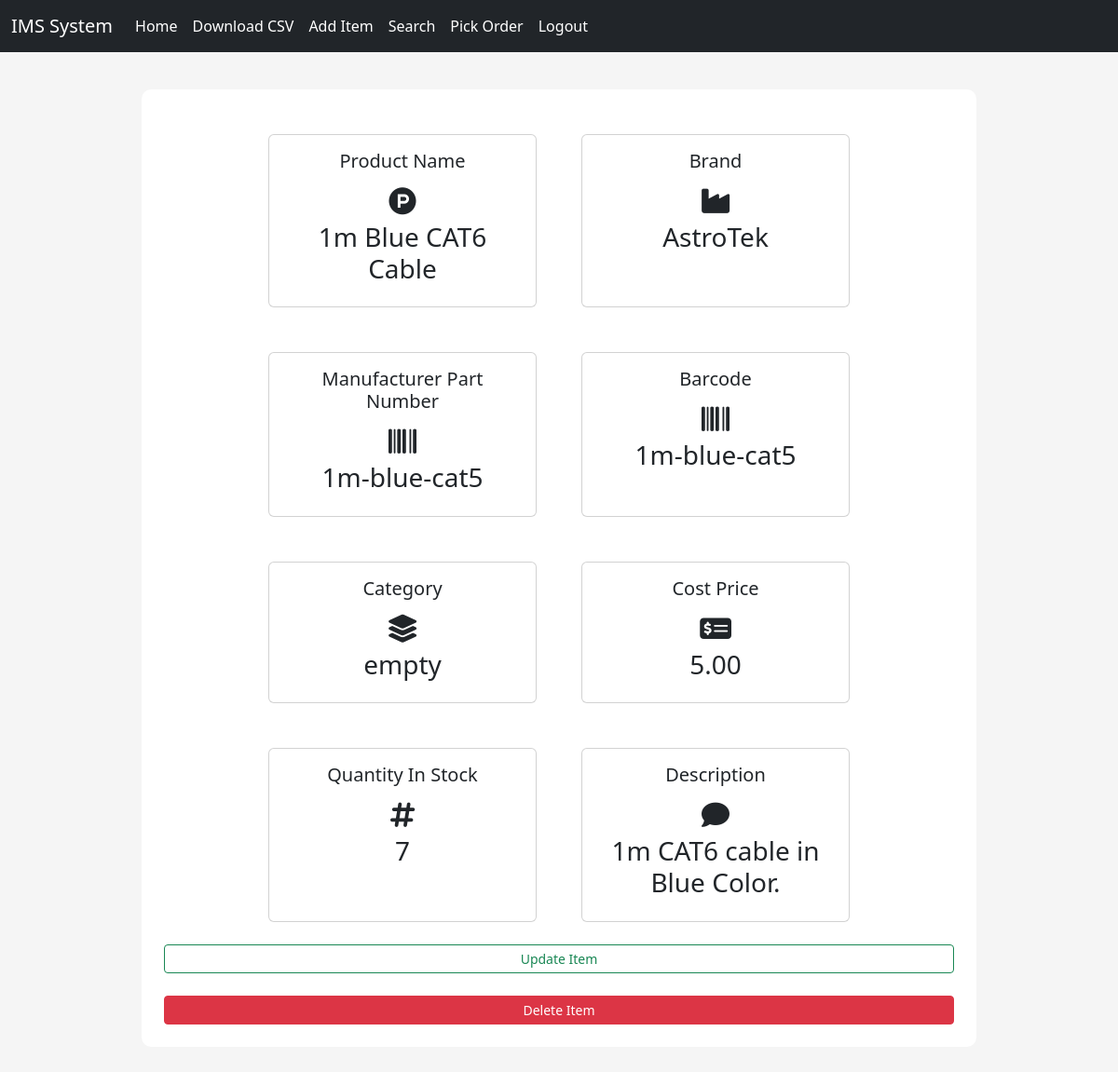
Screenshot of /inventory/product/2 (signed in) with the database file from the repository.
### inventory/models.py (models this page shows, shortened)
class Inventory(models.Model):
    brand = models.CharField(max_length=300, null=False, blank=False)
    title = models.CharField(max_length=300, null=False, blank=False)
    manufacturer_part_number = models.CharField(max_length=300, null=False, blank=False)
    barcode = models.CharField(max_length=300, null=False, blank=False)
    category = models.CharField(max_length=300, null=False, blank=False)
    cost_price = models.DecimalField(
        max_digits=19, decimal_places=2, null=False, blank=False
    )
    quantity_in_stock = models.IntegerField(null=False, blank=False)
    description = models.TextField(null=True, blank=True)

### inventory/views.py (the view)
# urls.py: path("product/<int:pk>", per_product_view, name="per_product"),
@login_required()
def per_product_view(request, pk):
    inventory = get_object_or_404(Inventory, pk=pk)
    context = {"inventory": inventory}
    return render(request, "per_product.html", context=context)

### templates/per_product.html
{% extends "base.html" %}
{% block content %}
<div class="content-section">
    <div class="row mx-auto justify-content-center">
        <div class="card m-4" style="width: 18rem;">
            <div class="card-body">
                <h5 class="card-title text-center">Product Name</h5>
                <div class="text-center" style="font-size: 30px;">
                    <span><i class="fab fa-product-hunt"></i></span>
                </div>
                <h3 class="text-center">{{ inventory.title }}</h3>
            </div>
        </div>
        <div class="card m-4" style="width: 18rem;">
            <div class="card-body">
                <h5 class="card-title text-center">Brand</h5>
                <div class="text-center" style="font-size: 30px;">
                    <span><i class="fa fa-industry"></i></span>
                </div>
                <h3 class="text-center">{{ inventory.brand }}</h3>
            </div>
        </div>
        <div class="card m-4" style="width: 18rem;">
            <div class="card-body">
                <h5 class="card-title text-center">Manufacturer Part Number</h5>
                <div class="text-center" style="font-size: 30px;">
                    <span><i class="fa fa-barcode"></i></span>
                </div>
                <h3 class="text-center">{{ inventory.manufacturer_part_number }}</h3>
            </div>
        </div>
        <div class="card m-4" style="width: 18rem;">
            <div class="card-body">
                <h5 class="card-title text-center">Barcode</h5>
                <div class="text-center" style="font-size: 30px;">
                    <span><i class="fa fa-barcode"></i></span>
                </div>
                <h3 class="text-center">{{ inventory.barcode }}</h3>
            </div>
        </div>
        <div class="card m-4" style="width: 18rem;">
            <div class="card-body">
                <h5 class="card-title text-center">Category</h5>
                <div class="text-center" style="font-size: 30px;">
                    <span><i class="fa fa-layer-group"></i></span>
                </div>
                <h3 class="text-center">{{ inventory.category }}</h3>
            </div>
        </div>
        <div class="card m-4" style="width: 18rem;">
            <div class="card-body">
                <h5 class="card-title text-center">Cost Price</h5>
                <div class="text-center" style="font-size: 30px;">
                    <span><i class="fa fa-money-check-dollar"></i></span>
                </div>
                <h3 class="text-center">{{ inventory.cost_price }}</h3>
            </div>
        </div>
        <div class="card m-4" style="width: 18rem;">
            <div class="card-body">
                <h5 class="card-title text-center">Quantity In Stock</h5>
                <div class="text-center" style="font-size: 30px;">
                    <span><i class="fa fa-hashtag"></i></span>
                </div>
                <h3 class="text-center">{{ inventory.quantity_in_stock }}</h3>
            </div>
        </div>
        <div class="card m-4" style="width: 18rem;">
            <div class="card-body">
                <h5 class="card-title text-center">Description</h5>
                <div class="text-center" style="font-size: 30px;">
                    <span><i class="fa fa-comment"></i></span>
                </div>
                <h3 class="text-center">{{ inventory.description }}</h3>
            </div>
        </div>
        <a class="btn btn-outline-success btn-sm mb-4" href="{% url 'update_inventory' inventory.id %}">Update Item</a>
        <a class="btn btn-danger btn-sm" href="{% url 'delete_inventory' inventory.id %}">Delete Item</a>
    </div>
</div>
{% endblock %}

### staticfiles/css/main.css (style rules this page uses)
body { background-color: rgb(245, 245, 245); }
.content-section { background: #fff; margin: 40px; padding: 1.5rem 1.5rem; border-radius: 10px; }

### rows the page displays
Inventory: title "1m Blue CAT6 Cable", brand "AstroTek", manufacturer_part_number "1m-blue-cat5", barcode "1m-blue-cat5", category "empty", cost_price "5.00", quantity_in_stock "7", description "1m CAT6 cable in Blue Color."
